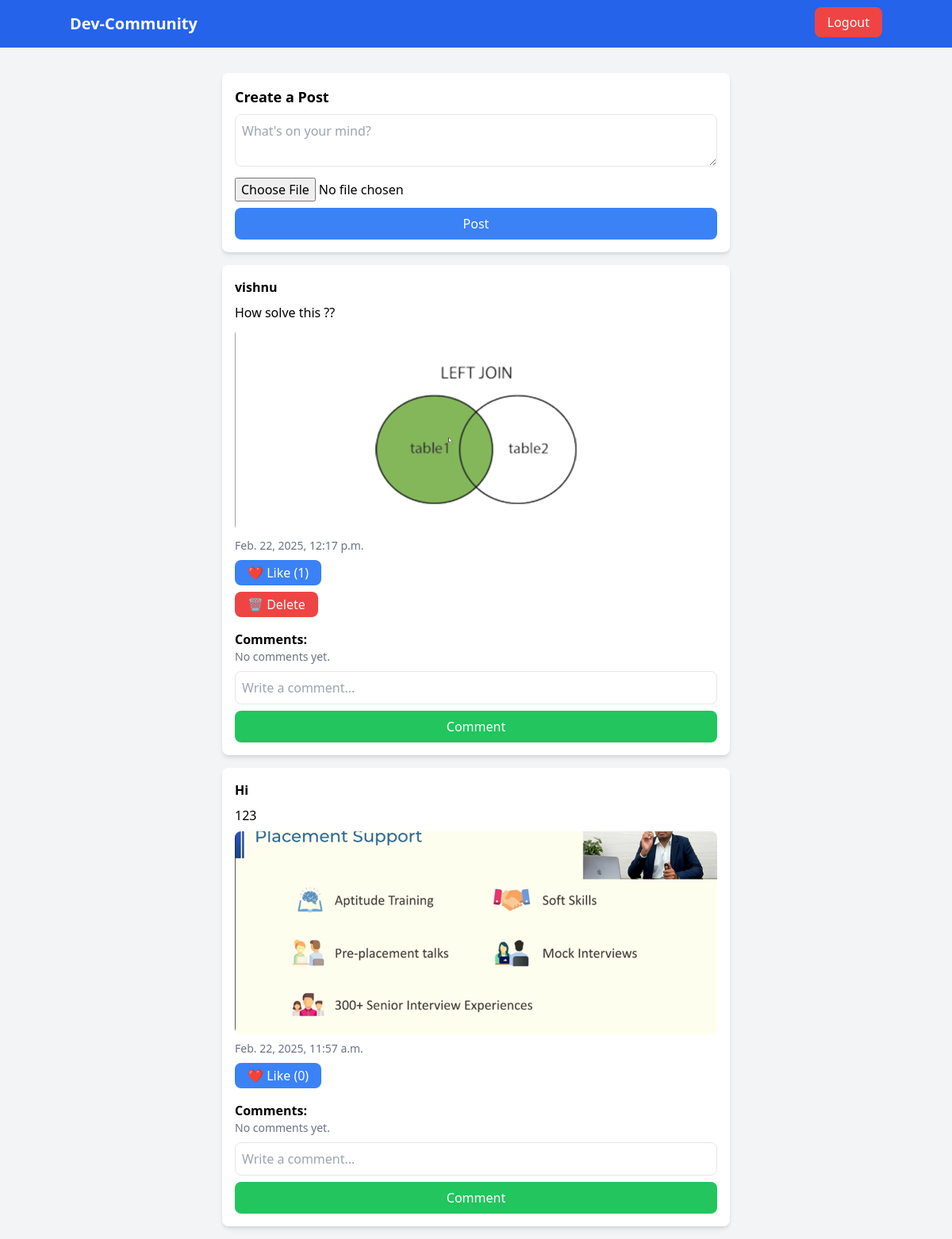
Page /home (signed in) on the committed database.
### core/models.py (models this page shows)
class Post(models.Model):
    user = models.ForeignKey(User, on_delete=models.CASCADE)
    content = models.TextField()
    image = models.ImageField(upload_to="post_images/", blank=True, null=True)
    created_at = models.DateTimeField(auto_now_add=True)
    def total_likes(self):
        return self.like_set.count()

### core/views.py (the view)
# urls.py: path("home",home,name='home'),
@login_required
def home(request):
    posts = Post.objects.all().order_by("-created_at")
    return render(request, "home.html", {"posts": posts})

### templates/home.html (shortened to what this page needs)
<!DOCTYPE html>
<html lang="en">
<head>
    <script src="https://cdn.tailwindcss.com"></script>
</head>
<body class="bg-gray-100">
    <nav class="bg-blue-600 p-4 text-white">
        <div class="container mx-auto flex justify-between">
            <h1 class="text-xl font-bold">Dev-Community</h1>
            <div>
                <a href="{% url 'logout' %}" class="px-4 py-2 bg-red-500 rounded-lg">Logout</a>
            </div>
        </div>
    </nav>
    <div class="container mx-auto max-w-2xl p-4 mt-4">
        <div class="bg-white p-4 shadow-md rounded-lg">
            <h2 class="text-lg font-bold">Create a Post</h2>
            <form method="POST" enctype="multipart/form-data" action="{% url 'create_post' %}">
                <textarea name="content" placeholder="What's on your mind?" required class="w-full p-2 border rounded-lg mt-2"></textarea>
                <input type="file" name="image" class="mt-2">
                <button type="submit" class="w-full bg-blue-500 text-white p-2 rounded-lg mt-2">Post</button>
            </form>
        </div>
        {% for post in posts %}
        <div class="bg-white p-4 mt-4 shadow-md rounded-lg">
            <h3 class="font-bold">{{ post.user.username }}</h3>
            <p class="mt-2">{{ post.content }}</p>
            {% if post.image %}
            <img src="{{ post.image.url }}" alt="Post Image" class="mt-2 w-full h-64 object-cover rounded-lg">
            {% endif %}
            <p class="text-sm text-gray-500 mt-2">{{ post.created_at }}</p>
            <form method="POST" action="{% url 'like_post' post.id %}">
                <button type="submit" class="mt-2 px-4 py-1 bg-blue-500 text-white rounded-lg">
                    ❤️ Like ({{ post.total_likes }})
                </button>
            </form>
            {% if post.user == request.user %}
            <form method="POST" action="{% url 'delete_post' post.id %}" class="mt-2">
                <button type="submit" class="px-4 py-1 bg-red-500 text-white rounded-lg">
                    🗑 Delete
                </button>
            </form>
            {% endif %}
            <h4 class="mt-4 font-semibold">Comments:</h4>
            {% for comment in post.comment_set.all %}
            <p class="text-sm bg-gray-100 p-2 rounded-lg mt-1"><b>{{ comment.user.username }}</b>: {{ comment.content }}</p>
            {% empty %}
            <p class="text-sm text-gray-500">No comments yet.</p>
            {% endfor %}
            <form method="POST" action="{% url 'comment_post' post.id %}" class="mt-2">
                <input type="text" name="content" placeholder="Write a comment..." class="w-full p-2 border rounded-lg">
                <button type="submit" class="w-full bg-green-500 text-white p-2 rounded-lg mt-2">Comment</button>
            </form>
        </div>
        {% endfor %}
    </div>
</body>
</html>

### rows in the picture
Post: user.username "vishnu", content "How solve this ??", image (picture), created_at "Feb. 22, 2025, 12:17 p.m.", total_likes "1", shows "🗑 Delete"
Post: user.username "Hi", content "123", image (picture), created_at "Feb. 22, 2025, 11:57 a.m.", total_likes "0"
